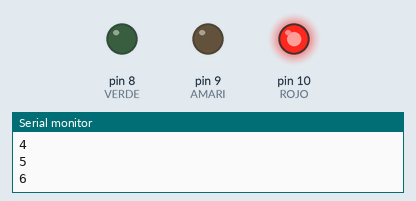
Recording of a sketch running on a simulated Arduino Uno, built with avr-gcc and run on an emulated ATmega328P. Shown: output pins drawn as LEDs (lit = HIGH), the last lines printed to the serial monitor.

Above: at 5.4 s.
At 11.57 s:
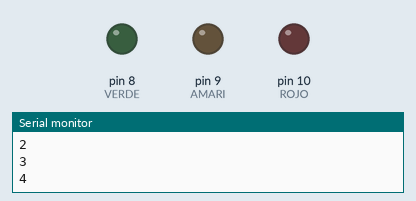
At 17.9 s:
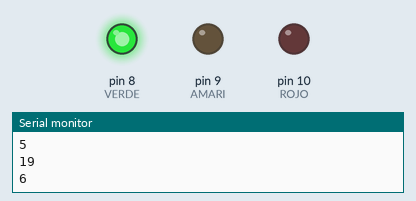
At 24.43 s:
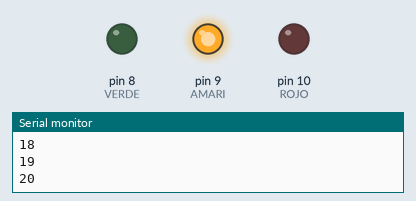
Timing chart, 0 to 32.2 s (numbered marks = the images above):
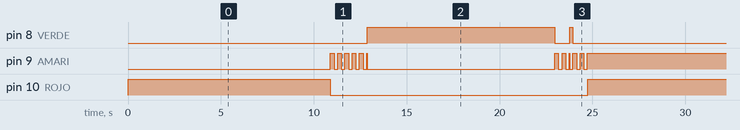

The sketch:

FarinangoRafael_DEBER5.4_SE.ino
```cpp
/*
   DEBER 5.4: FUNCIONES RTOS
   OBJETIVO: REALIZAR UN SEMAFORO EMPLEANDO FUNCIONES DE RTOS
   NOMBRE: RAFAEL FARINANGO
*/

#include <Arduino_FreeRTOS.h> // librería de RTOS

//leds para simular el semaforo
#define ROJO 10
#define AMARI 9
#define VERDE 8

//objeto del gestor tareas
typedef int TaskProfiler;

//definir las tareas
TaskProfiler rojoLEDProfiler;
TaskProfiler amariLEDProfiler;
TaskProfiler verdeLEDProfiler;

TaskHandle_t red_Handle, yellow_Handle, green_Handle; // manejar la prioridad

//contadores para verificar tiempos del semaforo
int contR = 0;
int contA = 0;
int contV = 0;

void setup() {
  Serial.begin(9600);

  xTaskCreate(redLedControllerTask, "Red LED Task", 100, NULL, 1, &red_Handle); //rutina,nombre,memoria,NULL,prioridad,Manejo de prioridad
  xTaskCreate(yellowLedControllerTask, "Yellow LED Task", 100, NULL, 1, &yellow_Handle); //rutina,nombre,memoria,NULL,prioridad,NULL
  xTaskCreate(greenLedControllerTask, "Green LED Task", 100, NULL, 1, &green_Handle);
}


void redLedControllerTask(void *pvParameters) { //tarea 1
  pinMode(ROJO, OUTPUT);    //establece pin rojo como salida
  while (1) {               //realiza un bucle infinito
    contR++;                //contador de segundos
    Serial.println(contR);
    if ((contR > 0) && (contR <= 10)) { //si contadorR esta entre 0 - 10 seg ejecuta:
      digitalWrite(ROJO, HIGH);         //enciende led rojo
      digitalWrite(VERDE, LOW);         //apaga led verde
      vTaskSuspend(yellow_Handle);      //suspende tarea yellow
      vTaskSuspend(green_Handle);       //suspende tarea green
    }
    else if ((contR > 11) && (contR <= 12)) {     //si contadorR esta entre 11 - 12 seg ejecuta:
      vTaskResume(yellow_Handle);                 //reanuda tarea yellow
      //vTaskSuspend(green_Handle);
    }
    else if ((contR > 13) && (contR <= 22)) {     //si contadorR esta entre 13 - 22 seg ejecuta:
      vTaskResume(green_Handle);                  //reanuda tarea green
      vTaskSuspend(yellow_Handle);                //suspende tarea yellow
    }
    else if ((contR > 23) && (contR <= 24)) {     //si contadorR esta entre 23 - 24 seg ejecuta:
      vTaskResume(yellow_Handle);                 //reanuda tarea yellow
      //vTaskSuspend(green_Handle);
    }
    else if (contR == 25) {                       //si contadorR es igual a 25 seg ejecuta:
      contR = 0;                                  //contadorR es igual a cero
    }
    vTaskDelay(1000 / portTICK_PERIOD_MS);        //ejecuta un delay cada 1 seg
  }
}


void yellowLedControllerTask(void *pvParameters) { //tarea 2
  pinMode(AMARI, OUTPUT);               //establece pin rojo como salida
  while (1) {                           //realiza un bucle infinito
    //Serial.println("Proceso led amarillo");
    //amariLEDProfiler++;
    //Serial.print("YELLOW TASK:");
    //Serial.println(amariLEDProfiler);

    contA++;                            //contador que sirve solo de guia no cumple ninguna funcion en el semaforo
    Serial.println(contA);
    digitalWrite(AMARI, digitalRead(AMARI) ^ 1);    //hace titilar el led amarillo
    digitalWrite(ROJO, LOW);                        //apaga led rojo
    digitalWrite(VERDE, LOW);                       //apaga led verde

    vTaskDelay(200 / portTICK_PERIOD_MS);           //establece velocidad a 200 ms
  }
}


void greenLedControllerTask(void *pvParameters) { //tarea 3
  pinMode(VERDE, OUTPUT);                     //establece pin rojo como salida
  while (1) {                                 //realiza un bucle infinito
    contV++;                                  //contador que sirve solo de guia no cumple ninguna funcion en el semaforo
    Serial.println(contV);
    digitalWrite(VERDE, HIGH);                //enciende led verde
    digitalWrite(ROJO, LOW);                  //apaga led rojo
    digitalWrite(AMARI, LOW);                 //apaga led amarillo

    vTaskDelay(1000 / portTICK_PERIOD_MS);    //establece velocidad a 1 seg
  }
}


void loop() {
  // put your main code here, to run repeatedly:
}
```

Measured:
- by itself, pin 8 (VERDE): repeats every 24.8 s: LOW 0.80 s, HIGH 0.18 s, LOW 13.7 s, HIGH 10.1 s
- by itself, pin 9 (AMARI): moves between LOW and HIGH, repeating every 24.8 s
- by itself, pin 10 (ROJO): alternates HIGH for 10.9 s and LOW for 13.9 s
